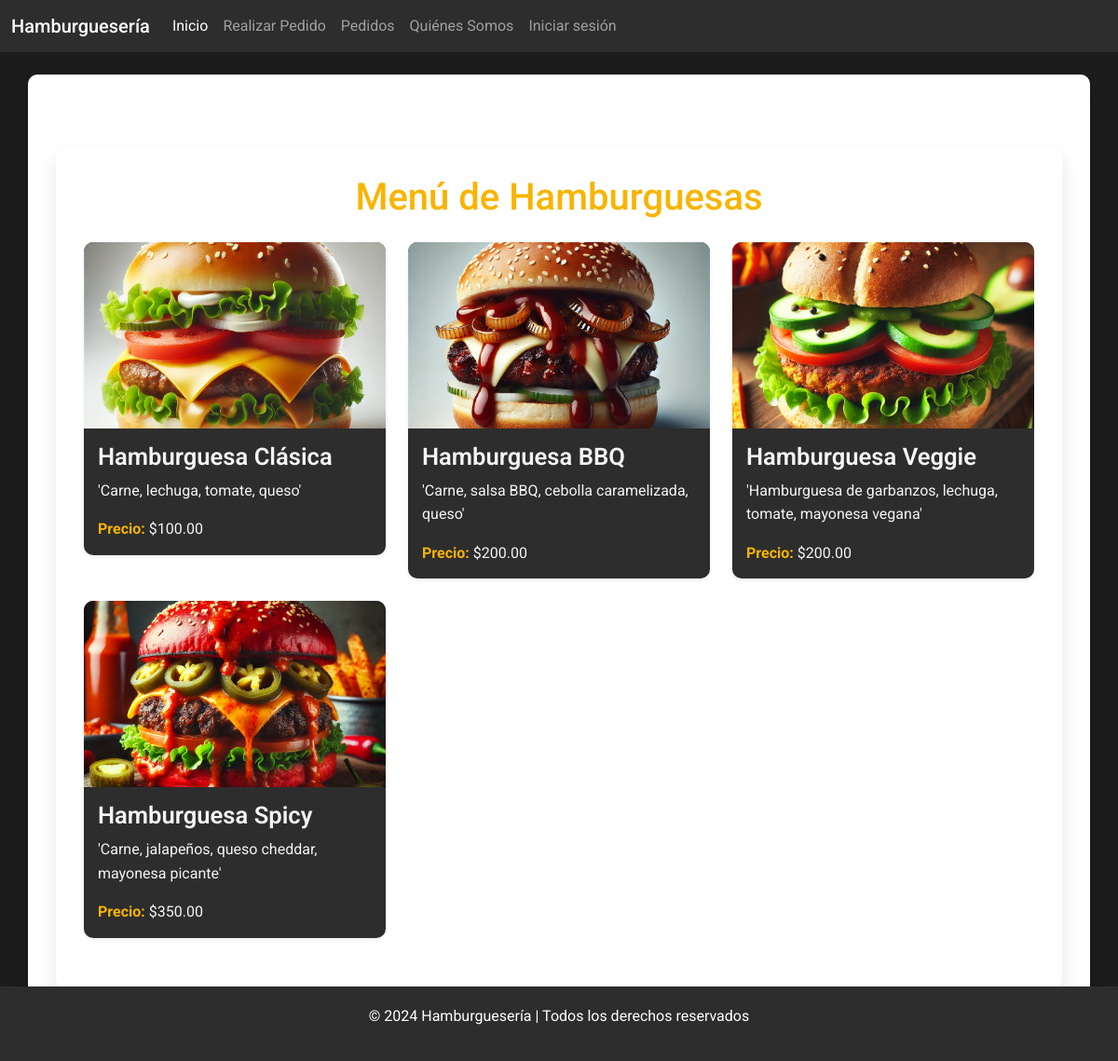
The page / on the database its author committed.
### menu_app/models.py (models this page shows, shortened)
class Hamburguesa(models.Model):
    nombre = models.CharField(max_length=100)
    descripcion = models.TextField()
    precio = models.DecimalField(max_digits=5, decimal_places=2)
    imagen = models.ImageField(upload_to='hamburguesas/', null=True, blank=True)

### menu_app/views.py (the view)
# urls.py: path('', menu_view, name='menu'),
def menu_view(request):
    hamburguesas = Hamburguesa.objects.all()
    return render(request, 'menu_app/menu.html', {'hamburguesas': hamburguesas})

### menu_app/templates/menu_app/menu.html (shortened to what this page needs)
{% extends 'base.html' %}
{% block content %}
<div class="container my-5">
    <h1 class="text-center mb-4">Menú de Hamburguesas</h1>
    <div class="row">
        {% for hamburguesa in hamburguesas %}
        <div class="col-md-4 mb-4">
            <div class="card shadow-sm">
                {% if hamburguesa.imagen %}
                <img src="{{ hamburguesa.imagen.url }}" class="card-img-top" alt="{{ hamburguesa.nombre }}">
                {% endif %}
                <div class="card-body">
                    <h5 class="card-title">{{ hamburguesa.nombre }}</h5>
                    <p class="card-text">{{ hamburguesa.descripcion }}</p>
                    <p class="card-text"><strong>Precio:</strong> ${{ hamburguesa.precio }}</p>
                </div>
            </div>
        </div>
        {% endfor %}
    </div>
</div>
{% endblock %}

### templates/base.html (style rules this page uses)
body { font-family: 'Roboto', sans-serif; background-color: #f4f4f4; color: #333; }
.container { background-color: #fff; padding: 30px; border-radius: 10px; box-shadow: 0px 10px 20px rgba(0, 0, 0, 0.1); margin-top: 30px; }

### menu_app/templates/menu_app/menu.html (style rules this page uses)
body { font-family: 'Roboto', sans-serif; background-color: #1c1c1c; color: #f8b400;; }
.card { background-color: #2d2d2d; border: none; border-radius: 10px; overflow: hidden; color: #f4f4f4; }
.card-img-top { object-fit: cover; height: 200px; width: 100%; }
.card-body { padding: 15px; }
.card-title { font-size: 1.6rem; font-weight: 600; }
.card-text { font-size: 1rem; line-height: 1.6; }
.card-text strong { color: #f8b400; }

### rows shown on the page
Hamburguesa: imagen (picture), nombre "Hamburguesa Clásica", descripcion "'Carne, lechuga, tomate, queso'", precio "100.00"
Hamburguesa: imagen (picture), nombre "Hamburguesa BBQ", descripcion "'Carne, salsa BBQ, cebolla caramelizada, queso'", precio "200.00"
Hamburguesa: imagen (picture), nombre "Hamburguesa Veggie", descripcion "'Hamburguesa de garbanzos, lechuga, tomate, mayonesa vegana'", precio "200.00"
Hamburguesa: imagen (picture), nombre "Hamburguesa Spicy", descripcion "'Carne, jalapeños, queso cheddar, mayonesa picante'", precio "350.00"
